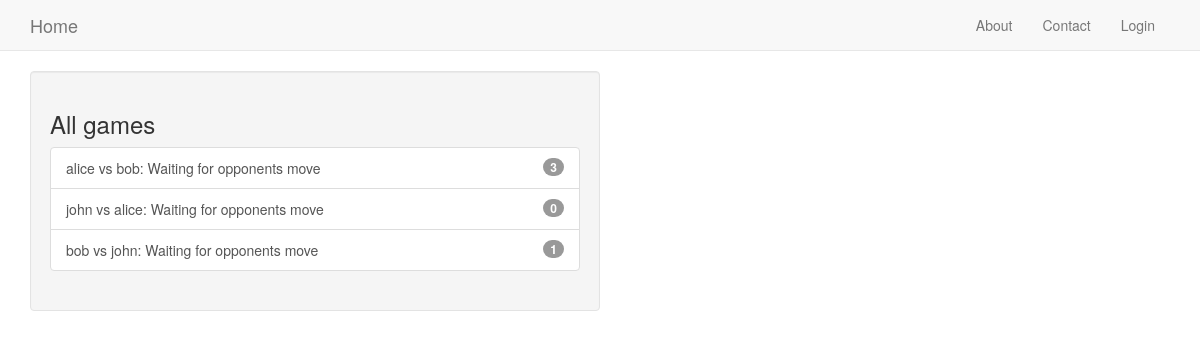
The app's page /tictactoe/game/all, older data.
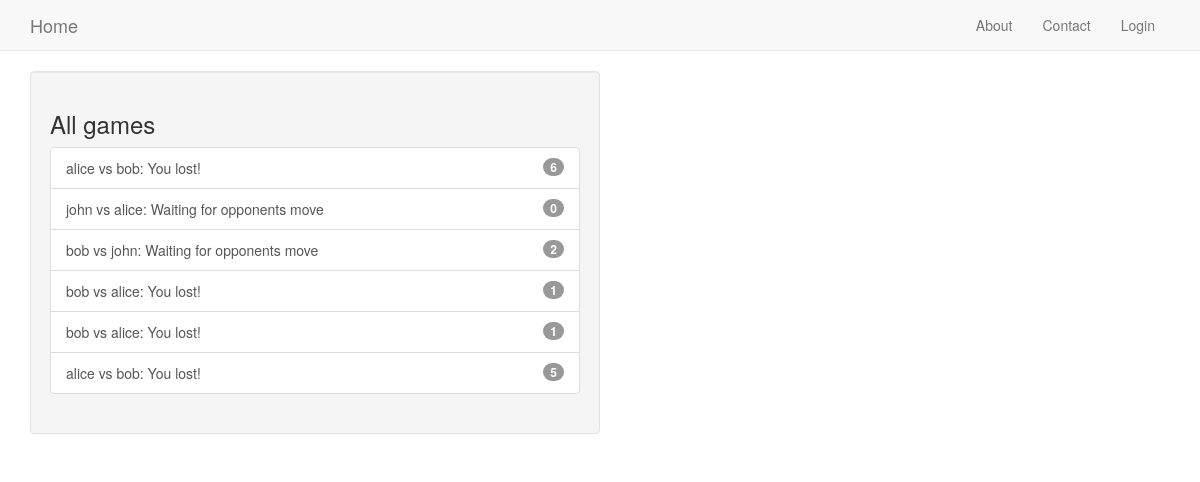
The same page, newer data.
### tictactoe/models.py (models this page shows, shortened)
class Game(models.Model):
    first_player = models.ForeignKey(User, related_name='games_first_player')
    second_player = models.ForeignKey(User, related_name='games_second_player')
    next_to_move = models.ForeignKey(User, related_name='games_to_move')
    start_time = models.DateTimeField(auto_now_add=True)
    last_active = models.DateTimeField(auto_now=True)
    status = models.CharField(max_length=1, default='A', choices=STATUS_CHOICES)
    objects = GamesManager()  # sets a new manager for this class.
    def __str__(self):
        return '{} vs {}'.format(self.first_player, self.second_player)

### tictactoe/views.py (the view)
# urls.py: url(r'game/all$', AllGamesList.as_view(), name='move'),
class AllGamesList(ListView):
    model = Game

### tictactoe/templates/tictactoe/game_list.html
{% extends 'base.html' %}
{% block content %}
    <div class="well col-sm-6">
    {% include 'tictactoe/game_list_snippet.html' with header="All games" games_list=object_list %}
    </div>
{% endblock %}

### tictactoe/templates/tictactoe/game_list_snippet.html
<h3 class="panel-header">{{ header }}</h3>
<div class="list-group" >
    {% for game in games_list %}
        <a class="list-group-item" href="{% url 'tictactoe:detail' pk=game.id %}">
            {{ game }}:
            {% if game.status == "A" %}
                {% if game.next_to_move == user %}Your turn{% else %}Waiting for opponents move{% endif %}
            {% elif game.status == "D" %}
                Draw
            {% elif game.status == "F" and user == game.first_player %}
                You won!
            {% elif game.status == "S" and user == game.second_player %}
                You won!
            {% else %}
                You lost!
            {% endif %}
            <span class="badge">{{ game.move_set.count }}</span></a>
    {% empty %}
        <span class="list-group-item">No games available.</span>
    {% endfor %}
</div>

Row changes from the older to the newer data that the page shows:
changed Game (number 1 of 6 on the later page): move_set.count "3" → "6"; status "Waiting for opponents move" → "You lost!"
changed Game "bob vs john": move_set.count "1" → "2"
added Game: first_player+second_player "bob vs alice", status "You lost!", move_set.count "1"
added Game: first_player+second_player "bob vs alice", status "You lost!", move_set.count "1"
added Game: first_player+second_player "alice vs bob", status "You lost!", move_set.count "5"
